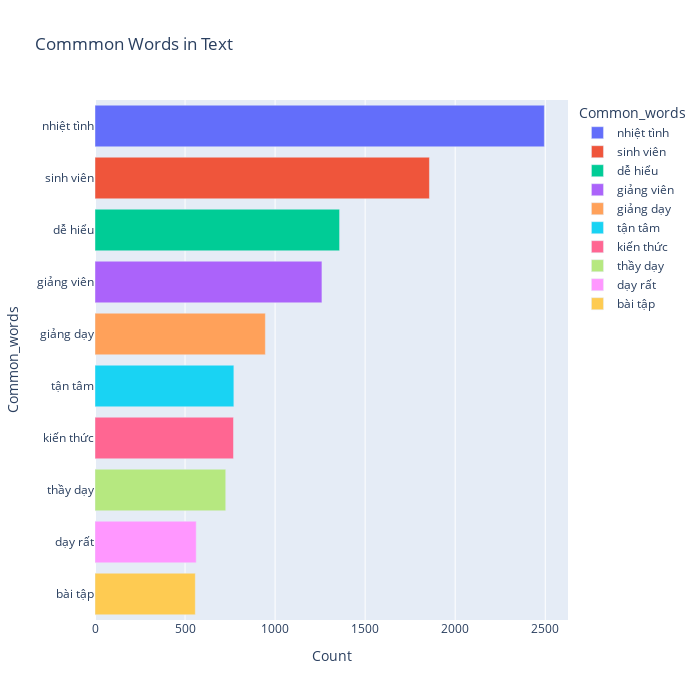

Notebook code for this chart:
### Code cell
plotCommonWord('positive',10,2)

### Figure 1 — Plotly figure (JSON) as saved in the notebook; plotly's stock layout.template omitted (floating-point values rounded to 4 significant figures)
{"data": [{"alignmentgroup": "True", "hovertemplate": "Common_words=%{y}<br>Count=%{x}<extra></extra>", "legendgroup": "nhiệt tình", "marker": {"color": "#636efa", "pattern": {"shape": ""}}, "name": "nhiệt tình", "offsetgroup": "nhiệt tình", "orientation": "h", "showlegend": true, "textposition": "auto", "type": "bar", "x": [2495], "xaxis": "x", "y": ["nhiệt tình"], "yaxis": "y"}, {"alignmentgroup": "True", "hovertemplate": "Common_words=%{y}<br>Count=%{x}<extra></extra>", "legendgroup": "sinh viên", "marker": {"color": "#EF553B", "pattern": {"shape": ""}}, "name": "sinh viên", "offsetgroup": "sinh viên", "orientation": "h", "showlegend": true, "textposition": "auto", "type": "bar", "x": [1857], "xaxis": "x", "y": ["sinh viên"], "yaxis": "y"}, {"alignmentgroup": "True", "hovertemplate": "Common_words=%{y}<br>Count=%{x}<extra></extra>", "legendgroup": "dễ hiểu", "marker": {"color": "#00cc96", "pattern": {"shape": ""}}, "name": "dễ hiểu", "offsetgroup": "dễ hiểu", "orientation": "h", "showlegend": true, "textposition": "auto", "type": "bar", "x": [1358], "xaxis": "x", "y": ["dễ hiểu"], "yaxis": "y"}, {"alignmentgroup": "True", "hovertemplate": "Common_words=%{y}<br>Count=%{x}<extra></extra>", "legendgroup": "giảng viên", "marker": {"color": "#ab63fa", "pattern": {"shape": ""}}, "name": "giảng viên", "offsetgroup": "giảng viên", "orientation": "h", "showlegend": true, "textposition": "auto", "type": "bar", "x": [1260], "xaxis": "x", "y": ["giảng viên"], "yaxis": "y"}, {"alignmentgroup": "True", "hovertemplate": "Common_words=%{y}<br>Count=%{x}<extra></extra>", "legendgroup": "giảng dạy", "marker": {"color": "#FFA15A", "pattern": {"shape": ""}}, "name": "giảng dạy", "offsetgroup": "giảng dạy", "orientation": "h", "showlegend": true, "textposition": "auto", "type": "bar", "x": [946], "xaxis": "x", "y": ["giảng dạy"], "yaxis": "y"}, {"alignmentgroup": "True", "hovertemplate": "Common_words=%{y}<br>Count=%{x}<extra></extra>", "legendgroup": "tận tâm", "marker": {"color": "#19d3f3", "pattern": {"shape": ""}}, "name": "tận tâm", "offsetgroup": "tận tâm", "orientation": "h", "showlegend": true, "textposition": "auto", "type": "bar", "x": [771], "xaxis": "x", "y": ["tận tâm"], "yaxis": "y"}, {"alignmentgroup": "True", "hovertemplate": "Common_words=%{y}<br>Count=%{x}<extra></extra>", "legendgroup": "kiến thức", "marker": {"color": "#FF6692", "pattern": {"shape": ""}}, "name": "kiến thức", "offsetgroup": "kiến thức", "orientation": "h", "showlegend": true, "textposition": "auto", "type": "bar", "x": [769], "xaxis": "x", "y": ["kiến thức"], "yaxis": "y"}, {"alignmentgroup": "True", "hovertemplate": "Common_words=%{y}<br>Count=%{x}<extra></extra>", "legendgroup": "thầy dạy", "marker": {"color": "#B6E880", "pattern": {"shape": ""}}, "name": "thầy dạy", "offsetgroup": "thầy dạy", "orientation": "h", "showlegend": true, "textposition": "auto", "type": "bar", "x": [726], "xaxis": "x", "y": ["thầy dạy"], "yaxis": "y"}, {"alignmentgroup": "True", "hovertemplate": "Common_words=%{y}<br>Count=%{x}<extra></extra>", "legendgroup": "dạy rất", "marker": {"color": "#FF97FF", "pattern": {"shape": ""}}, "name": "dạy rất", "offsetgroup": "dạy rất", "orientation": "h", "showlegend": true, "textposition": "auto", "type": "bar", "x": [562], "xaxis": "x", "y": ["dạy rất"], "yaxis": "y"}, {"alignmentgroup": "True", "hovertemplate": "Common_words=%{y}<br>Count=%{x}<extra></extra>", "legendgroup": "bài tập", "marker": {"color": "#FECB52", "pattern": {"shape": ""}}, "name": "bài tập", "offsetgroup": "bài tập", "orientation": "h", "showlegend": true, "textposition": "auto", "type": "bar", "x": [557], "xaxis": "x", "y": ["bài tập"], "yaxis": "y"}], "layout": {"barmode": "relative", "height": 700, "legend": {"title": {"text": "Common_words"}, "tracegroupgap": 0}, "title": {"text": "Commmon Words in Text"}, "width": 700, "xaxis": {"anchor": "y", "domain": [0, 1], "title": {"text": "Count"}}, "yaxis": {"anchor": "x", "categoryarray": ["bài tập", "dạy rất", "thầy dạy", "kiến thức", "tận tâm", "giảng dạy", "giảng viên", "dễ hiểu", "sinh viên", "nhiệt tình"], "categoryorder": "array", "domain": [0, 1], "title": {"text": "Common_words"}}}}
